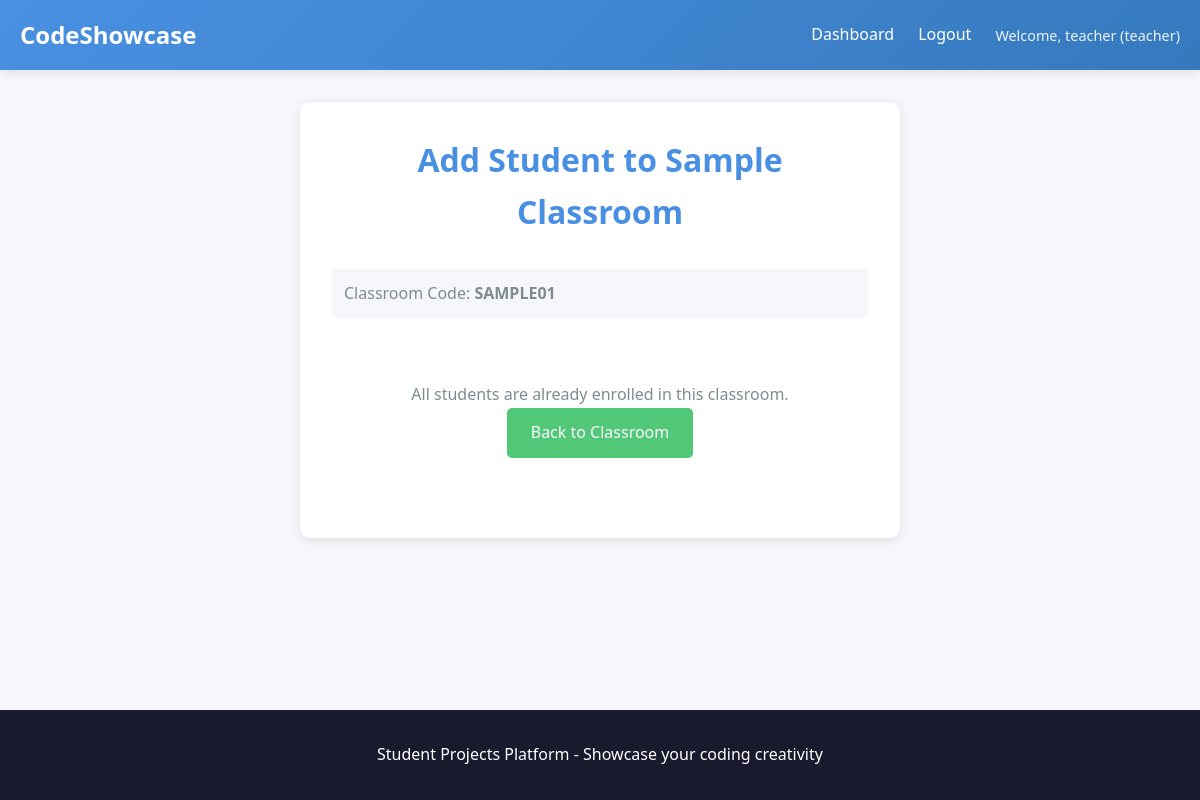
Screenshot of /classroom/1/add-student (signed in) with the database file from the repository.
### app.py (models this page shows)
class User(UserMixin, db.Model):
    id = db.Column(db.Integer, primary_key=True)
    username = db.Column(db.String(80), unique=True, nullable=False)
    email = db.Column(db.String(120), unique=True, nullable=False)
    password_hash = db.Column(db.String(255), nullable=False)
    role = db.Column(db.String(20), default='student')  # student, teacher, staff, parent, or admin
    parent_email = db.Column(db.String(120), nullable=True)  # Parent email for students (required for students)
    created_at = db.Column(db.DateTime, default=datetime.utcnow)
    classrooms = db.relationship('Classroom', backref='teacher', lazy=True)
    projects = db.relationship('Project', foreign_keys='Project.student_id', backref='student', lazy=True)
    challenge_submissions = db.relationship('ChallengeSubmission', backref='student', lazy=True)

class Classroom(db.Model):
    id = db.Column(db.Integer, primary_key=True)
    name = db.Column(db.String(100), nullable=False)
    code = db.Column(db.String(10), unique=True, nullable=False)
    teacher_id = db.Column(db.Integer, db.ForeignKey('user.id'), nullable=False)
    created_at = db.Column(db.DateTime, default=datetime.utcnow)
    students = db.relationship('ClassroomStudent', backref='classroom', lazy=True, cascade='all, delete-orphan')
    projects = db.relationship('Project', backref='classroom', lazy=True)
    challenges = db.relationship('Challenge', backref='classroom', lazy=True)
    subjects = db.relationship('Subject', backref='classroom', lazy=True, cascade='all, delete-orphan')

### app.py (the view, shortened to what this page needs)
@app.route('/classroom/<int:classroom_id>/add-student', methods=['GET', 'POST'])
@login_required
def add_student_to_classroom(classroom_id):
    classroom = Classroom.query.get_or_404(classroom_id)
    if current_user.role != 'admin' and classroom.teacher_id != current_user.id:
        flash('You do not have permission to add students to this classroom', 'error')
        return redirect(url_for('dashboard'))
    enrolled_student_ids = [e.student_id for e in ClassroomStudent.query.filter_by(classroom_id=classroom_id).all()]
    all_students = User.query.filter_by(role='student').all()
    available_students = [s for s in all_students if s.id not in enrolled_student_ids]
    return render_template('add_student_to_classroom.html', classroom=classroom, students=available_students)

### app.py (called while the page is built)
@login_manager.user_loader
def load_user(user_id):
    return User.query.get(int(user_id))

### templates/add_student_to_classroom.html (shortened to what this page needs)
{% extends "base.html" %}
{% block content %}
<div class="container">
    <div class="form-container">
        <h1>Add Student to {{ classroom.name }}</h1>
        <p class="classroom-info">Classroom Code: <strong>{{ classroom.code }}</strong></p>
        {% if students %}
            <form method="POST" action="{{ url_for('add_student_to_classroom', classroom_id=classroom.id) }}">
                <div class="form-group">
                    <label for="student_id">Select Student <span class="required">*</span></label>
                    <select id="student_id" name="student_id" required>
                        <option value="">Choose a student...</option>
                        {% for student in students %}
                            <option value="{{ student.id }}">{{ student.username }} ({{ student.email }}){% if student.parent_email %} - Parent: {{ student.parent_email }}{% endif %}</option>
                        {% endfor %}
                    </select>
                    <small>Select a student to add to this classroom</small>
                </div>
                <button type="submit" class="btn btn-primary btn-block">Add Student</button>
                <a href="{{ url_for('classroom_view', classroom_id=classroom.id) }}" class="btn btn-secondary btn-block">Cancel</a>
            </form>
        {% else %}
            <div class="empty-state">
                <p>All students are already enrolled in this classroom.</p>
                <a href="{{ url_for('classroom_view', classroom_id=classroom.id) }}" class="btn btn-secondary">Back to Classroom</a>
            </div>
        {% endif %}
    </div>
</div>
{% endblock %}

### templates/base.html (shortened to what this page needs)
<!DOCTYPE html>
<html lang="en">
<head>
    <link rel="stylesheet" href="{{ url_for('static', filename='css/style.css') }}">
</head>
<body>
    <nav class="navbar">
        <div class="container">
            <a href="{{ url_for('index') }}" class="logo">CodeShowcase</a>
            <div class="nav-links">
                {% if current_user.is_authenticated %}
                    <a href="{{ url_for('dashboard') }}">Dashboard</a>
                    <a href="{{ url_for('logout') }}">Logout</a>
                    <span class="user-info">Welcome, {{ current_user.username }} ({{ current_user.role }})</span>
                {% else %}
                    <a href="{{ url_for('login') }}">Login</a>
                    <a href="{{ url_for('register') }}">Register</a>
                {% endif %}
            </div>
        </div>
    </nav>
    <main class="main-content">
        {% block content %}{% endblock %}
    </main>
    <footer class="footer">
        <div class="container">
            <p>Student Projects Platform - Showcase your coding creativity</p>
        </div>
    </footer>
</body>
</html>

### static/css/style.css (style rules this page uses)
* { margin: 0; padding: 0; box-sizing: border-box; }
:root { --primary-color: #4a90e2; --secondary-color: #50c878; --accent-color: #ff6b6b; --dark-bg: #1a1a2e; --light-bg: #f5f7fa; --text-dark: #2c3e50; --text-light: #7f8c8d; --border-color: #e0e0e0; --shadow: 0 2px 10px rgba(0, 0, 0, 0.1); --shadow-hover: 0 4px 20px rgba(0, 0, 0, 0.15); }
body { font-family: 'Segoe UI', Tahoma, Geneva, Verdana, sans-serif; background-color: var(--light-bg); color: var(--text-dark); line-height: 1.6; min-height: 100vh; display: flex; flex-direction: column; }
.container { max-width: 1200px; margin: 0 auto; padding: 0 20px; width: 100%; }
.navbar { background: linear-gradient(135deg, var(--primary-color), #357abd); color: white; padding: 1rem 0; box-shadow: var(--shadow); }
.navbar .container { display: flex; justify-content: space-between; align-items: center; }
.logo { font-size: 1.5rem; font-weight: bold; color: white; text-decoration: none; }
.nav-links { display: flex; gap: 1.5rem; align-items: center; }
.nav-links a { color: white; text-decoration: none; transition: opacity 0.3s; }
.user-info { font-size: 0.9rem; opacity: 0.9; }
.main-content { flex: 1; padding: 2rem 0; }
.btn { padding: 0.75rem 1.5rem; border: none; border-radius: 5px; font-size: 1rem; cursor: pointer; text-decoration: none; display: inline-block; transition: all 0.3s; font-weight: 500; }
.btn-secondary { background: var(--secondary-color); color: white; }
.empty-state { text-align: center; padding: 3rem; color: var(--text-light); }
.form-container { background: white; padding: 2rem; border-radius: 10px; box-shadow: var(--shadow); max-width: 600px; margin: 0 auto; }
.form-container h1 { color: var(--primary-color); margin-bottom: 2rem; text-align: center; }
.footer { background: var(--dark-bg); color: white; text-align: center; padding: 2rem 0; margin-top: auto; }
.classroom-info { color: var(--text-light); margin-bottom: 1rem; padding: 0.75rem; background: var(--light-bg); border-radius: 5px; }

### rows the page displays
User: username "teacher", role "teacher"
Classroom: name "Sample Classroom", code "SAMPLE01"
